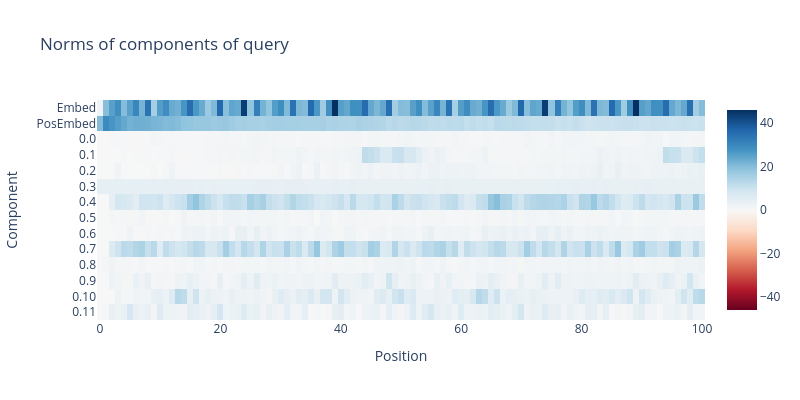
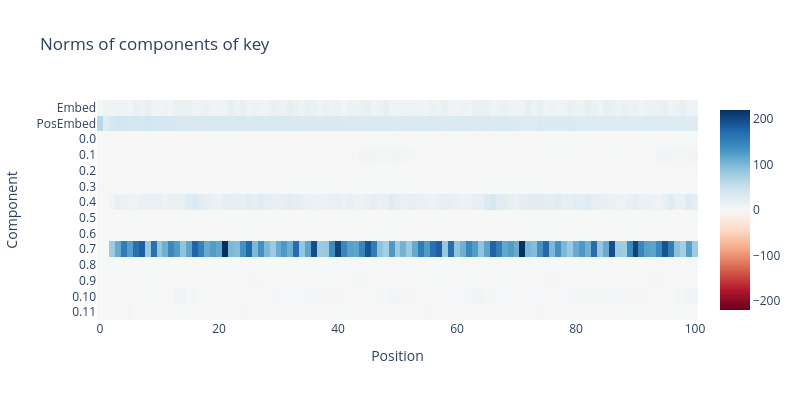

Here is the notebook cell these charts were saved with, in order:
### Markdown cell above
### Exercise - analyse the relative importance

> ```yaml
> Difficulty: 🔴🔴🔴🔴⚪
> Importance: 🔵🔵🔵🔵⚪
> 
> You shouldn't spend more than 15-25 minutes on these exercises.
> Most of these functions just involve indexing and einsums, but conceptual understanding / figuring out exactly what the question is asking for is the hard part!
> ```

We can now analyse the relative importance of these 14 terms! A very crude measure is to take the norm of each term (by component and position).

Note that this is a pretty dodgy metric - q and k are not inherently interpretable! But it can be a good and easy-to-compute proxy.

<details>
<summary>Question - why are Q and K not inherently interpretable? Why might the norm be a good metric in spite of this?</summary>

They are not inherently interpretable because they operate on the residual stream, which doesn't have a **privileged basis**. You could stick a rotation matrix $R$ after all of the $Q$, $K$ and $V$ weights (and stick a rotation matrix before everything that writes to the residual stream), and the model would still behave exactly the same.

The reason taking the norm is still a reasonable thing to do is that, despite the individual elements of these vectors not being inherently interpretable, it's still a safe bet that if they are larger than they will have a greater overall effect on the residual stream. So looking at the norm doesn't tell us how they work, but it does indicate which ones are more important.
</details>

Fill in the functions below:

### Code cell
def decompose_qk_input(cache: ActivationCache) -> Float[Tensor, "n_heads+2 posn d_model"]:
    """
    Retrieves all the input tensors to the first attention layer, and concatenates them along the
    0th dim.

    The [i, :, :]th element is y_i (from notation above). The sum of these tensors along the 0th
    dim should be the input to the first attention layer.
    """
    emb = cache['embed'].unsqueeze(0)
    pos = cache['pos_embed'].unsqueeze(0)
    rest = cache['result', 0]
    rest = einops.rearrange(rest, 'a b c -> b a c')
    return t.cat([emb, pos, rest], dim=0)


def decompose_q(
    decomposed_qk_input: Float[Tensor, "n_heads+2 posn d_model"],
    ind_head_index: int,
    model: HookedTransformer,
) -> Float[Tensor, "n_heads+2 posn d_head"]:
    """
    Computes the tensor of query vectors for each decomposed QK input.

    The [i, :, :]th element is y_i @ W_Q (so the sum along axis 0 is just the q-values).
    """
    W_Q = model.W_Q[1, ind_head_index]
    return t.einsum('ijl, lk->ijk', decomposed_qk_input, W_Q)


def decompose_k(
    decomposed_qk_input: Float[Tensor, "n_heads+2 posn d_model"],
    ind_head_index: int,
    model: HookedTransformer,
) -> Float[Tensor, "n_heads+2 posn d_head"]:
    """
    Computes the tensor of key vectors for each decomposed QK input.

    The [i, :, :]th element is y_i @ W_K(so the sum along axis 0 is just the k-values)
    """
    W_K = model.W_K[1, ind_head_index]
    return t.einsum('ijl, lk->ijk', decomposed_qk_input, W_K)


# Recompute rep tokens/logits/cache, if we haven't already
seq_len = 50
batch_size = 1
(rep_tokens, rep_logits, rep_cache) = run_and_cache_model_repeated_tokens(model, seq_len, batch_size)
rep_cache.remove_batch_dim()

ind_head_index = 4

# First we get decomposed q and k input, and check they're what we expect
decomposed_qk_input = decompose_qk_input(rep_cache)
decomposed_q = decompose_q(decomposed_qk_input, ind_head_index, model)
decomposed_k = decompose_k(decomposed_qk_input, ind_head_index, model)
t.testing.assert_close(
    decomposed_qk_input.sum(0),
    rep_cache["resid_pre", 1] + rep_cache["pos_embed"],
    rtol=0.01,
    atol=1e-05,
)
t.testing.assert_close(decomposed_q.sum(0), rep_cache["q", 1][:, ind_head_index], rtol=0.01, atol=0.001)
t.testing.assert_close(decomposed_k.sum(0), rep_cache["k", 1][:, ind_head_index], rtol=0.01, atol=0.01)

# Second, we plot our results
component_labels = ["Embed", "PosEmbed"] + [f"0.{h}" for h in range(model.cfg.n_heads)]
for decomposed_input, name in [(decomposed_q, "query"), (decomposed_k, "key")]:
    imshow(
        utils.to_numpy(decomposed_input.pow(2).sum([-1])),
        labels={"x": "Position", "y": "Component"},
        title=f"Norms of components of {name}",
        y=component_labels,
        width=800,
        height=400,
    )

### Figure 1 — Plotly figure (JSON) as saved in the notebook; plotly's stock layout.template omitted (floating-point values rounded to 4 significant figures; data arrays with more than 128 entries replaced by an {"elided": "..."} marker saying what was removed)
{"data": [{"coloraxis": "coloraxis", "hovertemplate": "Position: %{x}<br>Component: %{y}<br>color: %{z}<extra></extra>", "name": "0", "type": "heatmap", "xaxis": "x", "y": ["Embed", "PosEmbed", "0.0", "0.1", "0.2", "0.3", "0.4", "0.5", "0.6", "0.7", "0.8", "0.9", "0.10", "0.11"], "yaxis": "y", "z": {"elided": "14x101 float values"}}], "layout": {"coloraxis": {"cmid": 0, "colorscale": [[0, "rgb(103,0,31)"], [0.1, "rgb(178,24,43)"], [0.2, "rgb(214,96,77)"], [0.3, "rgb(244,165,130)"], [0.4, "rgb(253,219,199)"], [0.5, "rgb(247,247,247)"], [0.6, "rgb(209,229,240)"], [0.7, "rgb(146,197,222)"], [0.8, "rgb(67,147,195)"], [0.9, "rgb(33,102,172)"], [1, "rgb(5,48,97)"]]}, "height": 400, "title": {"text": "Norms of components of query"}, "width": 800, "xaxis": {"anchor": "y", "constrain": "domain", "domain": [0, 1], "scaleanchor": "y", "title": {"text": "Position"}}, "yaxis": {"anchor": "x", "autorange": "reversed", "constrain": "domain", "domain": [0, 1], "title": {"text": "Component"}}}}

### Figure 2 — Plotly figure (JSON) as saved in the notebook; plotly's stock layout.template omitted (floating-point values rounded to 4 significant figures; data arrays with more than 128 entries replaced by an {"elided": "..."} marker saying what was removed)
{"data": [{"coloraxis": "coloraxis", "hovertemplate": "Position: %{x}<br>Component: %{y}<br>color: %{z}<extra></extra>", "name": "0", "type": "heatmap", "xaxis": "x", "y": ["Embed", "PosEmbed", "0.0", "0.1", "0.2", "0.3", "0.4", "0.5", "0.6", "0.7", "0.8", "0.9", "0.10", "0.11"], "yaxis": "y", "z": {"elided": "14x101 float values"}}], "layout": {"coloraxis": {"cmid": 0, "colorscale": [[0, "rgb(103,0,31)"], [0.1, "rgb(178,24,43)"], [0.2, "rgb(214,96,77)"], [0.3, "rgb(244,165,130)"], [0.4, "rgb(253,219,199)"], [0.5, "rgb(247,247,247)"], [0.6, "rgb(209,229,240)"], [0.7, "rgb(146,197,222)"], [0.8, "rgb(67,147,195)"], [0.9, "rgb(33,102,172)"], [1, "rgb(5,48,97)"]]}, "height": 400, "title": {"text": "Norms of components of key"}, "width": 800, "xaxis": {"anchor": "y", "constrain": "domain", "domain": [0, 1], "scaleanchor": "y", "title": {"text": "Position"}}, "yaxis": {"anchor": "x", "autorange": "reversed", "constrain": "domain", "domain": [0, 1], "title": {"text": "Component"}}}}
